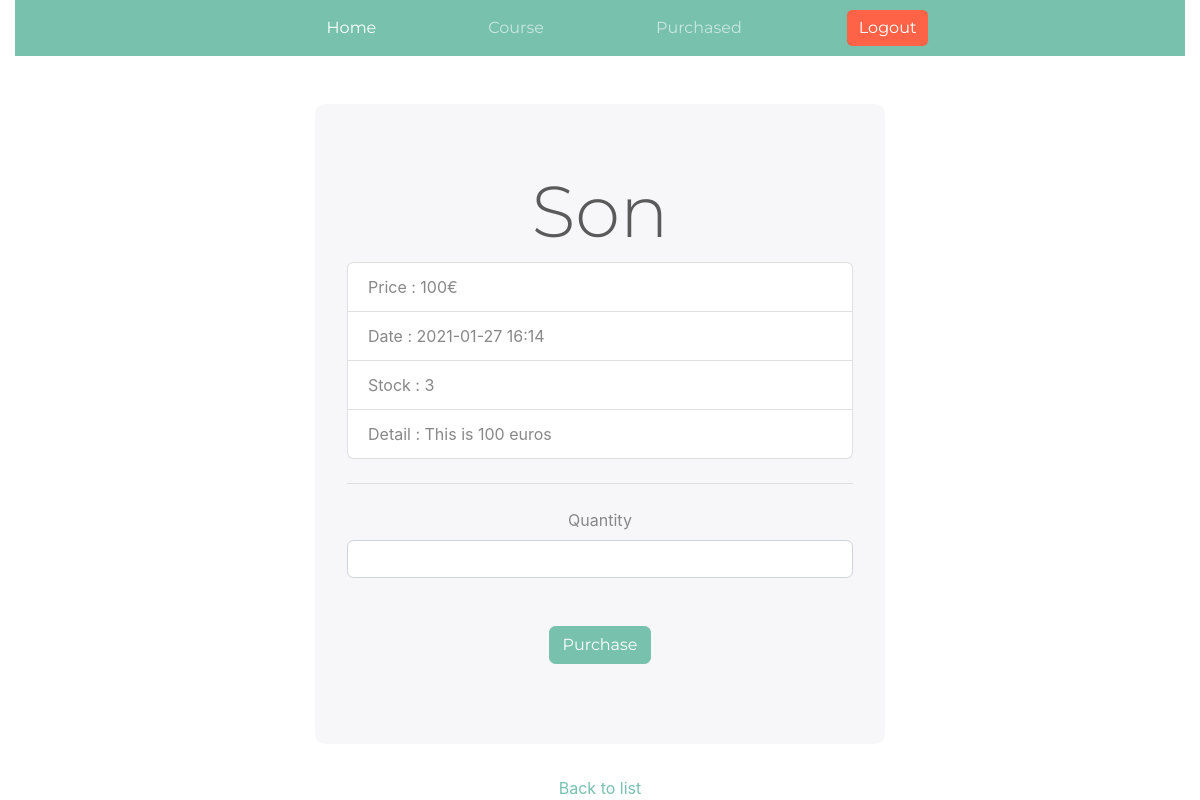
/product/1/, run on an earlier commit of the app's database.
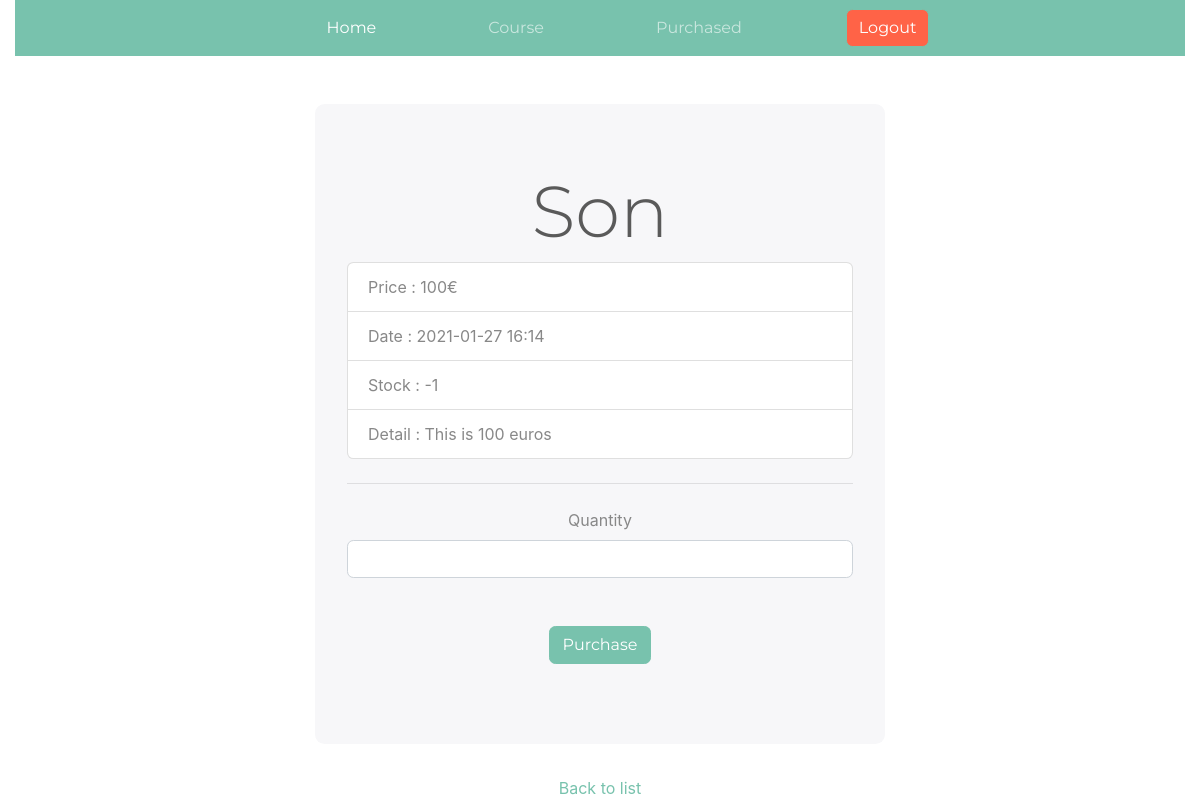
And on a later commit of the database.
### product/models.py (models this page shows, shortened)
class Product(models.Model):
    name = models.CharField(max_length=256, verbose_name='Name')
    price = models.IntegerField(verbose_name='Price')
    description = models.TextField(verbose_name='Description')
    stock = models.IntegerField(verbose_name='Stock')
    register_date = models.DateTimeField(
        auto_now_add=True, verbose_name='Date')
    class Meta:
        db_table = 'shop_product'
        verbose_name = 'Product'
        verbose_name_plural = 'Products'

### product/views.py (the view)
# urls.py: path('product/<int:pk>/', ProductDetail.as_view()),
class ProductDetail(DetailView):
    template_name = 'product_detail.html'
    queryset = Product.objects.all()
    context_object_name = 'product'
    def get_context_data(self, **kwargs):
        context = super().get_context_data(**kwargs)
        context['form'] = OrderForm(self.request)
        return context

### order/forms.py (shortened to what this page needs)
class RegisterForm(forms.Form):
    def __init__(self, request, *args, **kwargs):
        super().__init__(*args, **kwargs)
        self.request = request
    quantity = forms.IntegerField(error_messages={
        'required': 'Please enter quantity'
    }, label="Quantity")
    product = forms.IntegerField(error_messages={
        'required': 'Please write product description'}, label='Product description', widget=forms.HiddenInput)

### product/templates/product_detail.html (shortened to what this page needs)
{% extends "base.html" %}
{% load humanize %}
{% block contents %}
<div class="row justify-content-center mt-5">
  <div class="col-6">
    <div class="jumbotron">
      <h1 class="display-3">{{ product.name }}</h1>
      <ul class="list-group">
        <li class="list-group-item d-flex text-left">Price : {{ product.price|intcomma }}€</li>
        <li class="list-group-item text-left">Date : {{ product.register_date|date:'Y-m-d H:i'}}</li>
        <li class="list-group-item text-left">Stock : {{ product.stock|intcomma }}</li>
        <li class="list-group-item text-left">Detail : {{ product.description|safe }}</li>
      </ul>
      <hr class="my-4">
      <form method="POST" , action="/order/create/">
        {% for field in form %}
        <div class="form-group">
          {% ifnotequal field.name 'product' %}
          <label for="{{ field.id_for_label }}">{{ field.label }}</label>
          {% endifnotequal %}
          <input type="{{ field.field.widget.input_type }}" class="form-control" id="{{ field.id_for_label }}"
            placeholer="{{ field.label }}" name="{{ field.name }}"
            value="{% ifequal field.name 'product'%}{{product.id}}{% endifequal %}" />
        </div>
        {% endfor %}
        <p class="lead mt-5">
          <button type="submit" class="btn btn-primary">Purchase</button>
        </p>
      </form>
    </div>
    <div class="raw">
      <div class="col-12">
        <a href="/product">Back to list</a>
      </div>
    </div>
  </div>
</div>
{% endblock %}

### product/templates/base.html (shortened to what this page needs)
<html>
  <head>
    <link rel="stylesheet" href="/static/bootstrap.css">
  </head>
  <body>
    <div class="container-fluid d-flex flex-column text-center justify-content-center">
      <nav class="navbar navbar-expand-lg navbar-dark bg-primary">
        <div class="collapse navbar-collapse d-flex justify-content-center" id="navbarColor01">
          <ul class="navbar-nav">
            <li class="nav-item active px-5">
              <a class="nav-link" href="/">Home
              </a>
            </li>
            <li class="nav-item px-5">
              <a class="nav-link" href="/product">Course</a>
            </li>
            <li class="nav-item px-5">
              <a class="nav-link" href="/order">Purchased</a>
            </li>
          </ul>
          <form class="form-inline my-2 my-lg-0">
            <button class="btn btn-primary my-2 my-sm-0 ml-5" onclick="location.href='/logout'"
              style=" background-color:tomato;" type="button">Logout</button>
          </form>
        </div>
      </nav>
      {% block contents %}
      {% endblock %}
    </div>
  </body>
</html>

What changed in the data, as far as the page shows it:
changed Product "Son": stock "3" → "-1"
